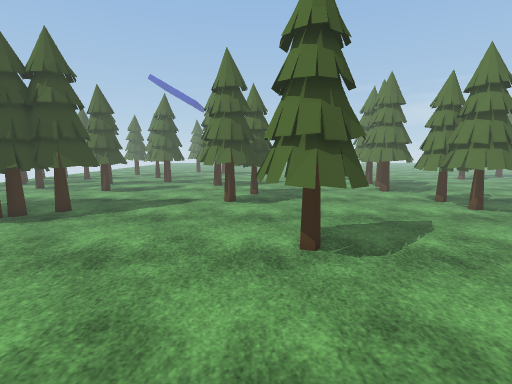
View 1 (above)

24 first-person views from a walk through a Unity game level. The camera is 1.5 m above the floor, tilts 8° down and sees 85° across. The floor is counted in squares, 0.5 m on a side. Each view is taken from the middle of a square. On the plan, view 1 faces up. The plan holds only what a view shows up to about 20 squares ahead; the rest is blank. The place goes on beyond the plan. The player character is not drawn. Some surface patterns are stand-ins.

View 2
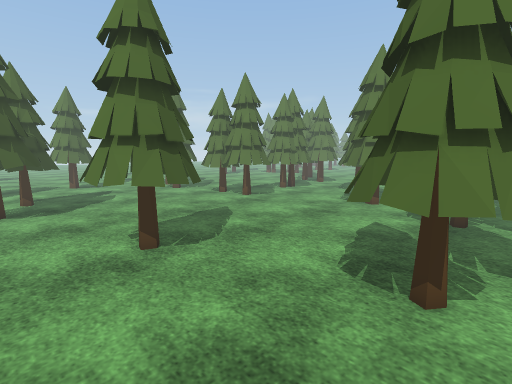

View 3
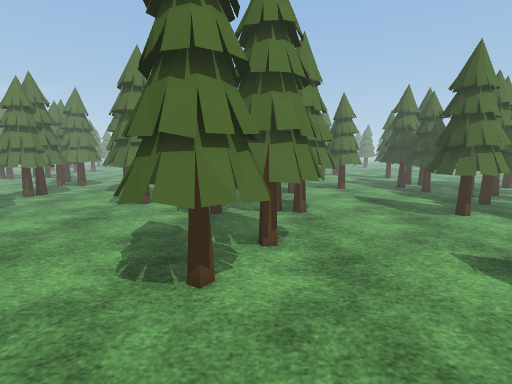

View 4
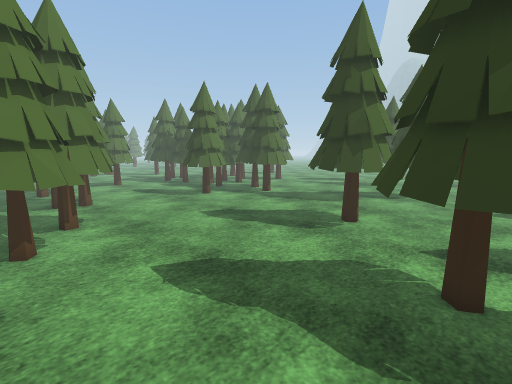

View 5
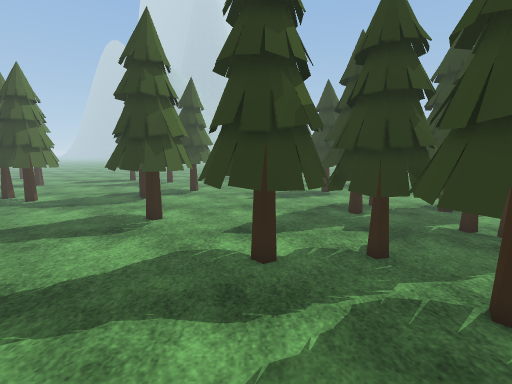

View 6
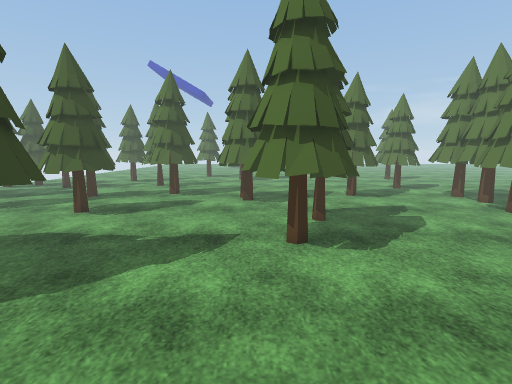

View 7
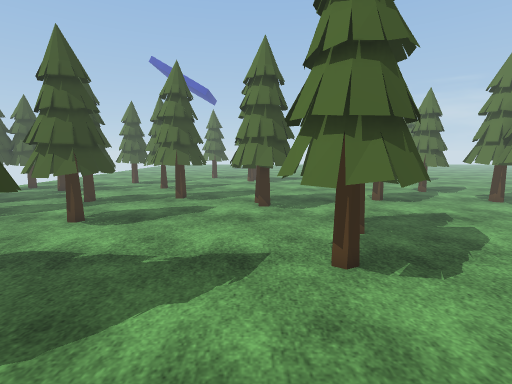

View 8
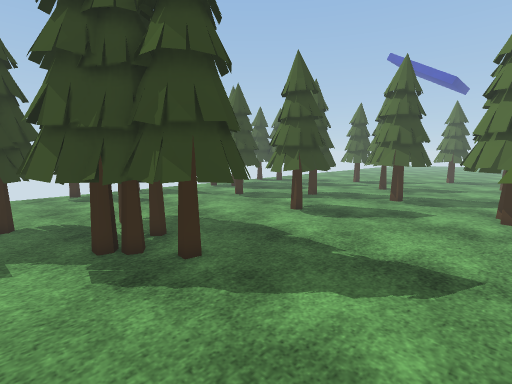

View 9
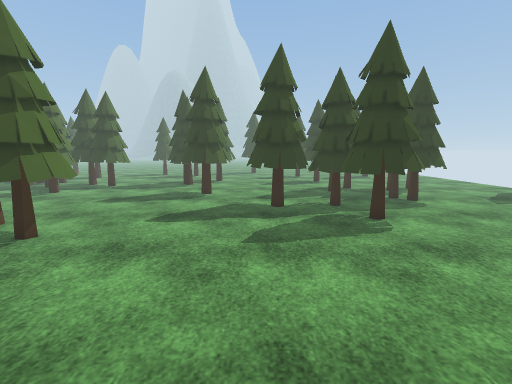

View 10
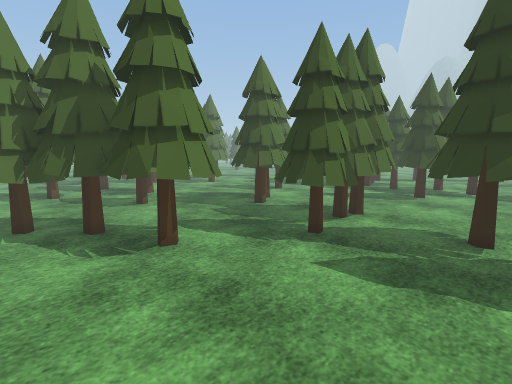

View 11
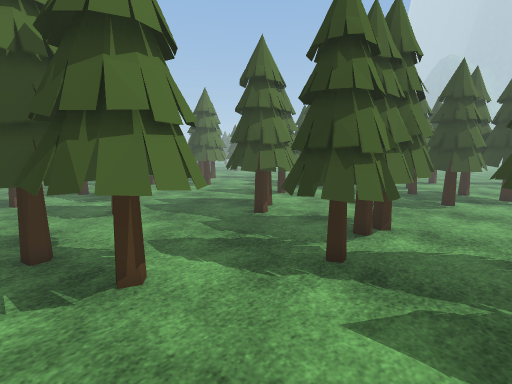

View 12
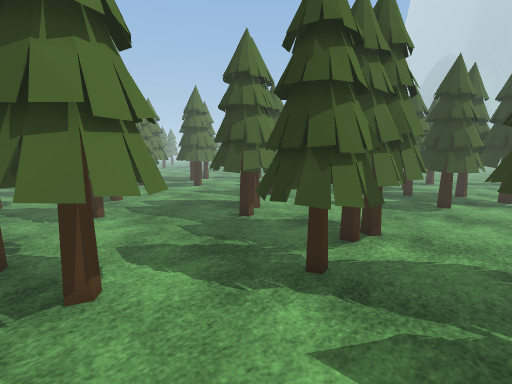

View 13
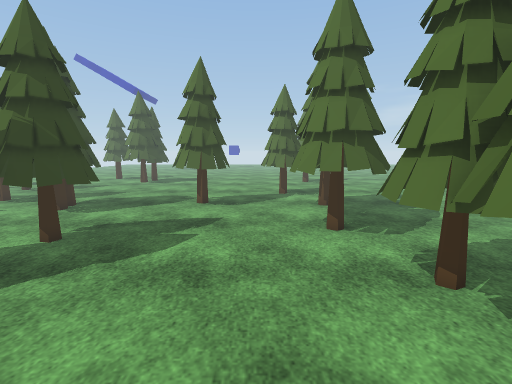

View 14
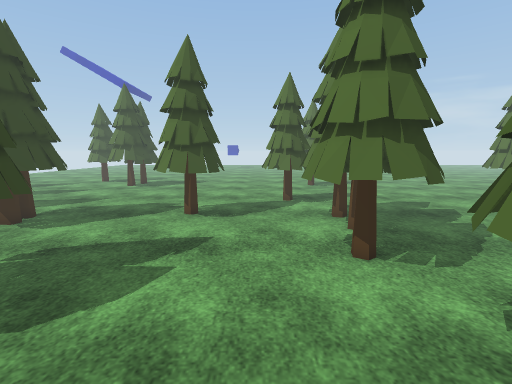

View 15
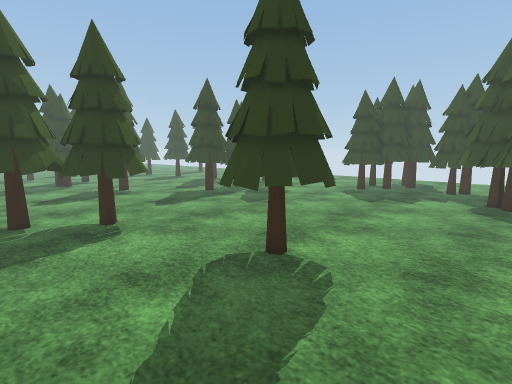

View 16
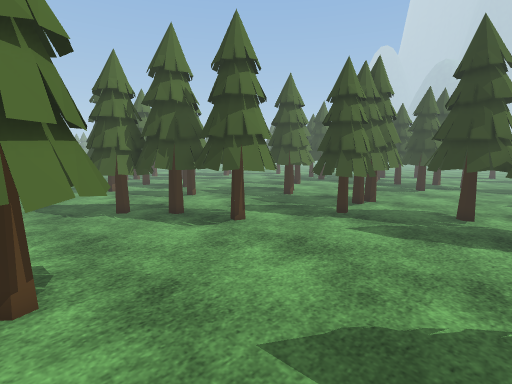

View 17
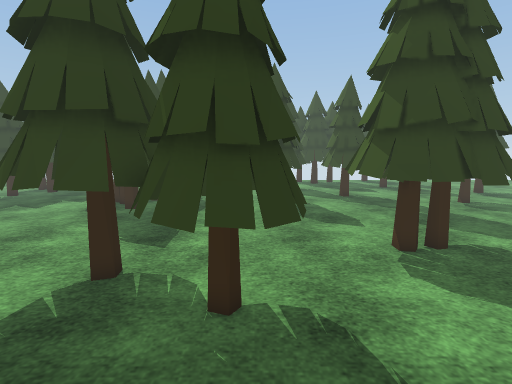

View 18
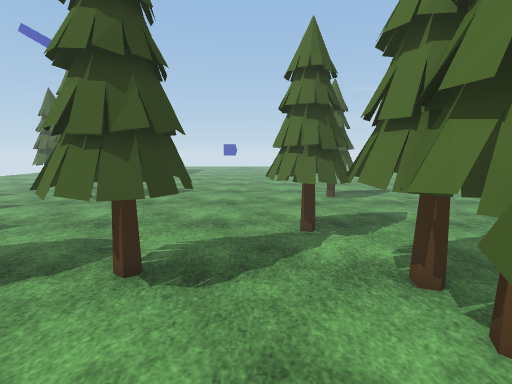

View 19
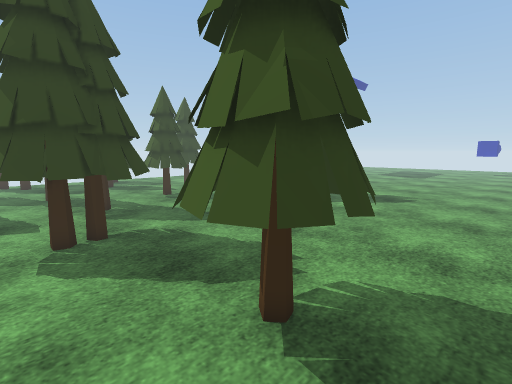

View 20
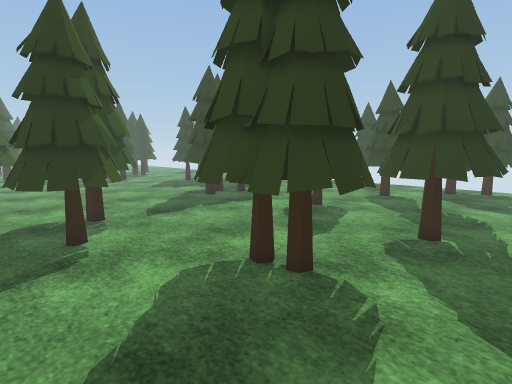

View 21
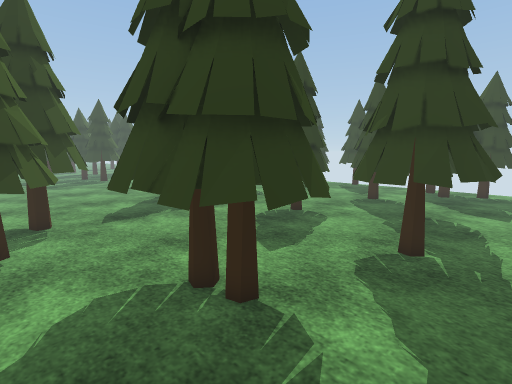

View 22
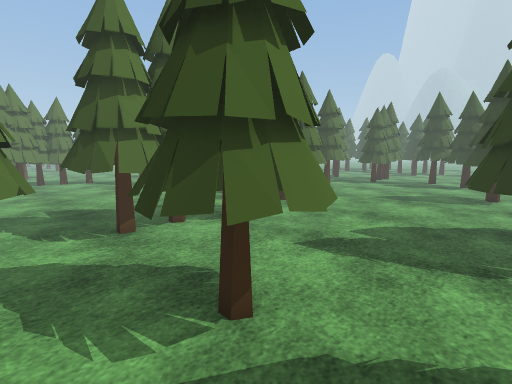

View 23
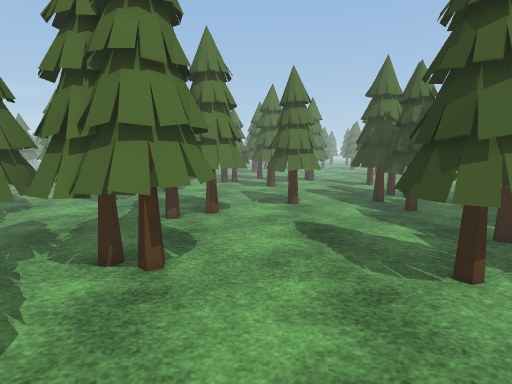

View 24
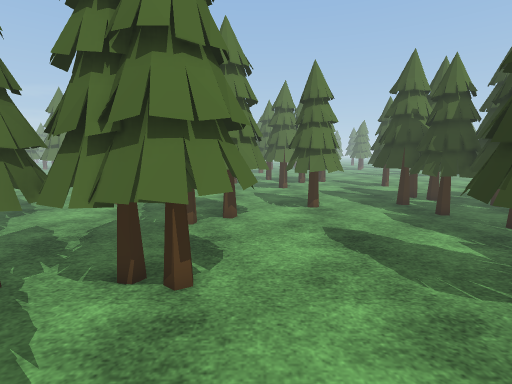

### Floor plan
Key: @ floor where view 1 was taken; . floor; O other object.
Columns run from 12 left of view 1 to 23 right of it. Each row starts with its distance up from view 1.
 31 ....................OOO.......... OO
 30 ..OOO...............OOO...........OO
 29 .OOOOO..OO....OOOO....OOO...........
 28 .OOOOO.OOOO...OOOO...OOOOO..........
 27 ..OOO..OOOO...OOOO...OOO  ..........
 26 .......OOOO....OOO...OOO  ..........
 25 .......OOOO..........OOOO .........
 24 O .....OOOO..........OOO  .....
 23 OO...................OOO ......
 22 OOO........OOO......OOOOO.....
 21 OO........OOOO.......OOOO.....
 20 O.........OOOO.......OOO......
 19 .........OOOOO.........O .....
 18 .........OOOO.........OO  ...
 17 .........OOOO.........OOO .. O
 16   O .....OOOO.........OOO . OO
 15 OOOOO.....OO..........OOOO..OO
 14 OOOOO.................OOOO..OO  ..
 13 OOOO...................OOO..........
 12 OOO.................................
 11 OO............................OOOO..
 10 ............OOOO.............OOOOO..
  9 ............OOOO............OOOOO ..
  8 ............OOOO.........OOOOOOO ...
  7 .............OOO.........OOOOOOO....
  6 .........................OOOO  ...
  5  ........................OOO ....
  4  .......................O........OO
  3 ...............OOO....OOOO....... O
  2 ...............OOOO...OOOO..........
  1 ...............OOOOOO..OOO....O.....
  0 .OOO........@..OOOOOOO.OOO .OOOO....
 -1 .OOOO............OOOOO.OO  .OOOO ...
 -2 .OOOO.............OOO.OOOOO.OOO   ..
 -3 . OOO.OOO..............OOOO..   O ..
 -4 ..OOOOOOO..............OOO...OOOO...
 -5 ..OOOOOOO...................... ....
 -6 O.OOOO OO.......................OOO
 -7  ...............................OOOO
 -8 O.........OOOO.........O........OOO
 -9 O   ......OOOO........OOOO.......O
-10   OOO.....OOOO........OOOO..........
-11   OOO..... OOO........OOO .......OOO

Where each view was taken, in squares from view 1:
view 1: 0 up, 0 right, facing up
view 2: 0 up, 2 left, facing up-right
view 3: 0 up, 2 left, facing right
view 4: 2 up, 6 left, facing down-right
view 5: 3 up, 5 left, facing down
view 6: 8 up, 3 left, facing up
view 7: 10 up, 4 left, facing up
view 8: 10 up, 3 left, facing up-left
view 9: 11 up, 4 left, facing down
view 10: 11 up, 6 right, facing down-right
view 11: 9 up, 8 right, facing down-right
view 12: 8 up, 8 right, facing down-right
view 13: 11 up, 7 right, facing up
view 14: 14 up, 7 right, facing up
view 15: 14 up, 8 right, facing down-left
view 16: 15 up, 5 right, facing down-right
view 17: 21 up, 5 right, facing left
view 18: 21 up, 7 right, facing up
view 19: 24 up, 7 right, facing up-left
view 20: 31 up, 2 right, facing down-left
view 21: 31 up, 0 right, facing down-left
view 22: 31 up, 0 right, facing down-right
view 23: 5 down, 5 right, facing right
view 24: 4 down, 6 right, facing right
